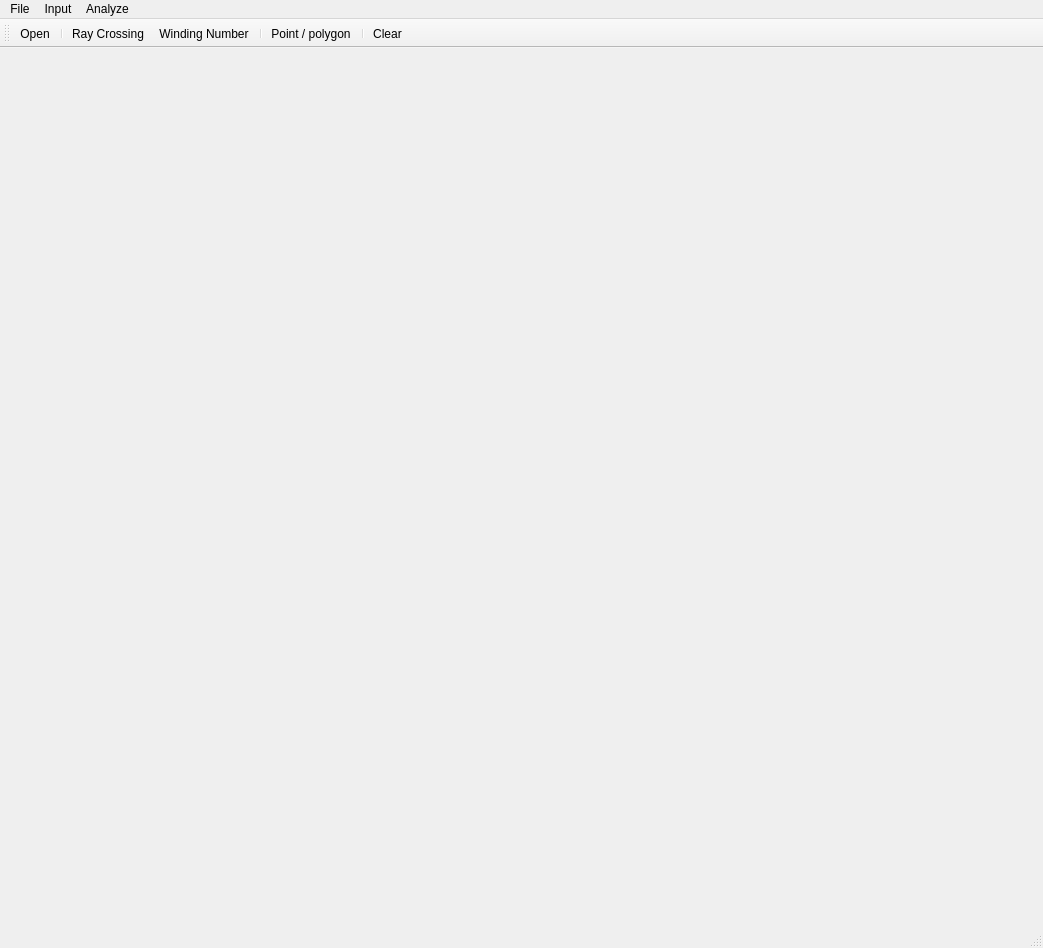
<?xml version="1.0" encoding="UTF-8"?>
<ui version="4.0">
 <class>MainForm</class>
 <widget class="QMainWindow" name="MainForm">
  <property name="geometry">
   <rect>
    <x>0</x>
    <y>0</y>
    <width>1043</width>
    <height>948</height>
   </rect>
  </property>
  <property name="windowTitle">
   <string>Analyze point and polygon positiom</string>
  </property>
  <widget class="QWidget" name="centralwidget">
   <layout class="QHBoxLayout" name="horizontalLayout">
    <item>
     <widget class="Draw" name="Canvas" native="true"/>
    </item>
   </layout>
  </widget>
  <widget class="QMenuBar" name="menubar">
   <property name="geometry">
    <rect>
     <x>0</x>
     <y>0</y>
     <width>1043</width>
     <height>33</height>
    </rect>
   </property>
   <widget class="QMenu" name="menuFile">
    <property name="title">
     <string>File</string>
    </property>
    <addaction name="actionOpen"/>
    <addaction name="separator"/>
    <addaction name="actionExit"/>
   </widget>
   <widget class="QMenu" name="menuInput">
    <property name="title">
     <string>Input</string>
    </property>
    <addaction name="actionPoint_polygon"/>
    <addaction name="separator"/>
    <addaction name="actionClear"/>
   </widget>
   <widget class="QMenu" name="menuAnalyze">
    <property name="title">
     <string>Analyze</string>
    </property>
    <addaction name="actionRay_Crossing"/>
    <addaction name="actionWinding_Number"/>
   </widget>
   <addaction name="menuFile"/>
   <addaction name="menuInput"/>
   <addaction name="menuAnalyze"/>
  </widget>
  <widget class="QStatusBar" name="statusbar"/>
  <widget class="QToolBar" name="toolBar">
   <property name="windowTitle">
    <string>toolBar</string>
   </property>
   <attribute name="toolBarArea">
    <enum>TopToolBarArea</enum>
   </attribute>
   <attribute name="toolBarBreak">
    <bool>false</bool>
   </attribute>
   <addaction name="actionOpen"/>
   <addaction name="separator"/>
   <addaction name="actionRay_Crossing"/>
   <addaction name="actionWinding_Number"/>
   <addaction name="separator"/>
   <addaction name="actionPoint_polygon"/>
   <addaction name="separator"/>
   <addaction name="actionClear"/>
  </widget>
  <action name="actionOpen">
   <property name="icon">
    <iconset resource="icons.qrc">
     <normaloff>:/images/icons/open_file.png</normaloff>:/images/icons/open_file.png</iconset>
   </property>
   <property name="text">
    <string>Open</string>
   </property>
   <property name="toolTip">
    <string>Open file</string>
   </property>
  </action>
  <action name="actionExit">
   <property name="icon">
    <iconset resource="icons.qrc">
     <normaloff>:/images/icons/exit.png</normaloff>:/images/icons/exit.png</iconset>
   </property>
   <property name="text">
    <string>Exit</string>
   </property>
   <property name="toolTip">
    <string>Close application</string>
   </property>
  </action>
  <action name="actionPoint_polygon">
   <property name="checkable">
    <bool>true</bool>
   </property>
   <property name="icon">
    <iconset resource="icons.qrc">
     <normaloff>:/images/icons/pointpol.png</normaloff>:/images/icons/pointpol.png</iconset>
   </property>
   <property name="text">
    <string>Point / polygon</string>
   </property>
   <property name="toolTip">
    <string>Switch point / polygon input</string>
   </property>
  </action>
  <action name="actionClear">
   <property name="icon">
    <iconset resource="icons.qrc">
     <normaloff>:/images/icons/clear.png</normaloff>:/images/icons/clear.png</iconset>
   </property>
   <property name="text">
    <string>Clear</string>
   </property>
   <property name="toolTip">
    <string>Clear data</string>
   </property>
  </action>
  <action name="actionRay_Crossing">
   <property name="icon">
    <iconset resource="icons.qrc">
     <normaloff>:/images/icons/ray.png</normaloff>:/images/icons/ray.png</iconset>
   </property>
   <property name="text">
    <string>Ray Crossing</string>
   </property>
   <property name="toolTip">
    <string>Analyze point and polygon position using Ray Crossing algorithm</string>
   </property>
  </action>
  <action name="actionWinding_Number">
   <property name="icon">
    <iconset resource="icons.qrc">
     <normaloff>:/images/icons/winding.png</normaloff>:/images/icons/winding.png</iconset>
   </property>
   <property name="text">
    <string>Winding Number</string>
   </property>
   <property name="toolTip">
    <string>Analyze point and polygon position using Winding Number algorithm</string>
   </property>
  </action>
 </widget>
 <customwidgets>
  <customwidget>
   <class>Draw</class>
   <extends>QWidget</extends>
   <header>draw.h</header>
   <container>1</container>
  </customwidget>
 </customwidgets>
 <resources>
  <include location="icons.qrc"/>
 </resources>
 <connections/>
</ui>
